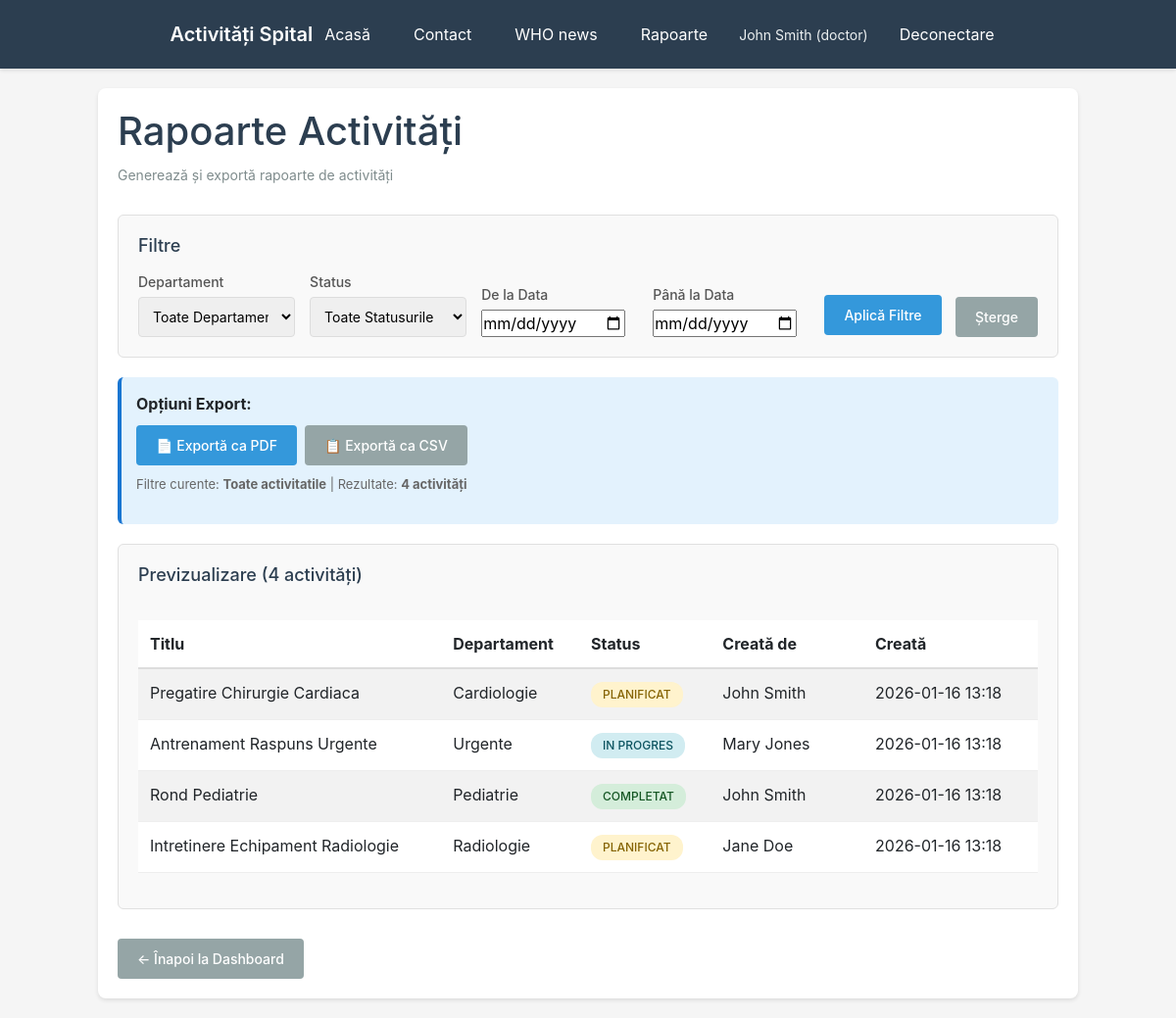
The page /reports/activities.php (signed in) on the database its author committed.
### tables this page shows
CREATE TABLE IF NOT EXISTS users (
    id INT AUTO_INCREMENT PRIMARY KEY,
    username VARCHAR(50) NOT NULL UNIQUE,
    email VARCHAR(100) NOT NULL UNIQUE,
    password_hash VARCHAR(255) NOT NULL,
    role_id INT NOT NULL,
    department_id INT,
    first_name VARCHAR(50),
    last_name VARCHAR(50),
    is_active BOOLEAN DEFAULT TRUE,
    created_at TIMESTAMP DEFAULT CURRENT_TIMESTAMP,
    updated_at TIMESTAMP DEFAULT CURRENT_TIMESTAMP ON UPDATE CURRENT_TIMESTAMP,
    FOREIGN KEY (role_id) REFERENCES roles(id) ON DELETE RESTRICT,
    FOREIGN KEY (department_id) REFERENCES departments(id) ON DELETE SET NULL,
    INDEX idx_username (username),
    INDEX idx_email (email)
);

CREATE TABLE IF NOT EXISTS activities (
    id INT AUTO_INCREMENT PRIMARY KEY,
    title VARCHAR(200) NOT NULL,
    description TEXT NOT NULL,
    department_id INT NOT NULL,
    created_by INT NOT NULL,
    status ENUM('planned', 'in_progress', 'completed', 'cancelled') DEFAULT 'planned',
    scheduled_date DATETIME,
    created_at TIMESTAMP DEFAULT CURRENT_TIMESTAMP,
    updated_at TIMESTAMP DEFAULT CURRENT_TIMESTAMP ON UPDATE CURRENT_TIMESTAMP,
    FOREIGN KEY (department_id) REFERENCES departments(id) ON DELETE RESTRICT,
    FOREIGN KEY (created_by) REFERENCES users(id) ON DELETE RESTRICT,
    INDEX idx_department (department_id),
    INDEX idx_status (status),
    INDEX idx_scheduled_date (scheduled_date)
);

CREATE TABLE IF NOT EXISTS departments (
    id INT AUTO_INCREMENT PRIMARY KEY,
    name VARCHAR(100) NOT NULL UNIQUE,
    description TEXT,
    created_at TIMESTAMP DEFAULT CURRENT_TIMESTAMP
);

### app/src/helpers.php (called while the page is built, shortened)
<?php
function dbSelectAll($pdo, $sql, $params = []) {
    try {
        $stmt = $pdo->prepare($sql);
        $stmt->execute($params);
        return $stmt->fetchAll();
    } catch (PDOException $e) {
        error_log("Eroare selectare baza de date: " . $e->getMessage());
        return [];
    }
}
function h($string) {
    return htmlspecialchars($string, ENT_QUOTES, 'UTF-8');
}
function formatDateTime($datetime, $format = 'Y-m-d H:i') {
    $dt = new DateTime($datetime);
    return $dt->format($format);
}
function translateStatus($status) {
    $translations = [
        'planned' => 'Planificat',
        'in_progress' => 'In Progres',
        'completed' => 'Completat',
        'cancelled' => 'Anulat'
    ];
    return $translations[$status] ?? ucfirst(str_replace('_', ' ', $status));
}

### app/src/reports_helper.php (called while the page is built, shortened)
<?php
function getFilteredActivities($pdo, $filters) {
    require_once __DIR__ . '/helpers.php';
    $department_id = isset($filters['department_id']) ? (int)$filters['department_id'] : 0;
    $status = isset($filters['status']) ? trim($filters['status']) : '';
    $date_from = isset($filters['date_from']) ? trim($filters['date_from']) : '';
    $date_to = isset($filters['date_to']) ? trim($filters['date_to']) : '';
    $created_by = isset($filters['created_by']) ? (int)$filters['created_by'] : 0;
    $where = [];
    $params = [];
    $whereClause = !empty($where) ? "WHERE " . implode(" AND ", $where) : "";
    $activities = dbSelectAll($pdo, "
        SELECT
            a.id,
            a.title,
            a.description,
            a.status,
            a.scheduled_date,
            a.created_at,
            a.updated_at,
            d.name AS department_name,
            u.username AS created_by_username,
            u.first_name,
            u.last_name,
            u.id AS created_by_id
        FROM activities a
        LEFT JOIN departments d ON a.department_id = d.id
        LEFT JOIN users u ON a.created_by = u.id
        $whereClause
        ORDER BY a.created_at DESC
    ", $params);
    return $activities;
}
function getFilterDescription($filters, $pdo) {
    require_once __DIR__ . '/helpers.php';
    $parts = [];
    return !empty($parts) ? implode(', ', $parts) : 'Toate activitatile';
}

### app/src/auth.php (called while the page is built, shortened)
<?php
function isLoggedIn() {
    return isset($_SESSION['user_id']);
}
function getCurrentUser() {
    return $_SESSION['user'] ?? null;
}

### reports/activities.php (the view, shortened to what this page needs)
<?php
require_once __DIR__ . '/../app/src/db.php';
require_once __DIR__ . '/../app/src/helpers.php';
require_once __DIR__ . '/../app/src/auth.php';
require_once __DIR__ . '/../app/src/reports_helper.php';
$pdo = getDbConnection();
$filters = [
    'department_id' => isset($_GET['department_id']) ? (int)$_GET['department_id'] : 0,
    'status' => isset($_GET['status']) ? trim($_GET['status']) : '',
    'date_from' => isset($_GET['date_from']) ? trim($_GET['date_from']) : '',
    'date_to' => isset($_GET['date_to']) ? trim($_GET['date_to']) : '',
    'created_by' => isset($_GET['created_by']) ? (int)$_GET['created_by'] : 0
];
$activities = getFilteredActivities($pdo, $filters);
$filterDescription = getFilterDescription($filters, $pdo);
$exportParams = http_build_query(array_filter($filters));
$pdfUrl = 'activities_pdf.php?' . $exportParams;
?>
<h1>Rapoarte Activități</h1>
<p class="subtitle">Generează și exportă rapoarte de activități</p>
<div class="form-section" style="margin-bottom: 20px;">
    <h2 style="margin-bottom: 15px;">Filtre</h2>
    <form method="GET" style="display: flex; gap: 15px; flex-wrap: wrap; align-items: end;">
        <div style="flex: 1; min-width: 150px;">
            <label for="department_id">Departament</label>
            <select id="department_id" name="department_id">
                <option value="">Toate Departamentele</option>
            </select>
        </div>
        <div style="flex: 1; min-width: 150px;">
            <label for="status">Status</label>
            <select id="status" name="status">
                <option value="">Toate Statusurile</option>
            </select>
        </div>
        <div style="flex: 1; min-width: 150px;">
            <label for="date_from">De la Data</label>
            <input type="date" id="date_from" name="date_from" value="<?php echo h($filters['date_from']); ?>">
        </div>
        <div style="flex: 1; min-width: 150px;">
            <label for="date_to">Până la Data</label>
            <input type="date" id="date_to" name="date_to" value="<?php echo h($filters['date_to']); ?>">
        </div>
        <div>
            <button type="submit">Aplică Filtre</button>
            <a href="activities.php" class="btn btn-secondary" style="margin-left: 10px;">Șterge</a>
        </div>
    </form>
</div>
<div style="margin-bottom: 20px; padding: 15px; background: #e3f2fd; border-radius: 6px; border-left: 4px solid #1976d2;">
    <strong>Opțiuni Export:</strong>
    <div style="margin-top: 10px; display: flex; gap: 10px; flex-wrap: wrap;">
        <div class="d-flex flex-wrap gap-2">
            <a href="<?php echo h($pdfUrl); ?>" class="btn btn-primary" target="_blank">📄 Exportă ca PDF</a>
            <a href="activities_csv.php?<?php echo h($exportParams); ?>" class="btn btn-secondary" target="_blank">📋 Exportă ca CSV</a>
        </div>
    </div>
    <p style="margin-top: 10px; font-size: 13px; color: #666;">
        Filtre curente: <strong><?php echo h($filterDescription); ?></strong> |
        Rezultate: <strong><?php echo count($activities); ?> activități</strong>
    </p>
</div>
<div class="form-section">
    <h2>Previzualizare (<?php echo count($activities); ?> activități)</h2>
    <?php if (empty($activities)): ?>
        <div class="empty-state">Nicio activitate găsită care să corespundă filtrelor selectate.</div>
    <?php else: ?>
        <div class="table-responsive">
        <table class="table table-striped table-hover" style="margin-top: 20px;">
            <thead>
                <tr style="background: #f5f5f5; border-bottom: 2px solid #ddd;">
                    <th style="padding: 12px; text-align: left;">Titlu</th>
                    <th style="padding: 12px; text-align: left;">Departament</th>
                    <th style="padding: 12px; text-align: left; min-width: 120px;">Status</th>
                    <th style="padding: 12px; text-align: left; min-width: 140px;">Creată de</th>
                    <th style="padding: 12px; text-align: left; min-width: 160px;">Creată</th>
                </tr>
            </thead>
            <tbody>
                <?php foreach (array_slice($activities, 0, 10) as $activity): ?>
                    <tr style="border-bottom: 1px solid #eee;">
                        <td style="padding: 12px;"><?php echo h($activity['title']); ?></td>
                        <td style="padding: 12px;"><?php echo h($activity['department_name'] ?? 'N/A'); ?></td>
                        <td style="padding: 12px;" class="text-nowrap">
                            <span class="activity-status status-<?php echo h($activity['status']); ?>">
                                <?php echo h(translateStatus($activity['status'])); ?>
                            </span>
                        </td>
                        <td style="padding: 12px;" class="text-nowrap">
                            <?php
                            $creator = trim(($activity['first_name'] ?? '') . ' ' . ($activity['last_name'] ?? ''));
                            echo h($creator ?: $activity['created_by_username'] ?? 'Necunoscut');
                            ?>
                        </td>
                        <td style="padding: 12px;" class="text-nowrap"><?php echo formatDateTime($activity['created_at']); ?></td>
                    </tr>
                <?php endforeach; ?>
            </tbody>
        </table>
        </div>
    <?php endif; ?>
</div>
<div style="margin-top: 20px;">
    <a href="../index.php" class="btn btn-secondary">← Înapoi la Dashboard</a>
</div>
<?php
$content = ob_get_clean();
include __DIR__ . '/../app/views/layout.php';
?>

### app/views/layout.php (shortened to what this page needs)
<?php
require_once __DIR__ . '/../src/analytics.php';
require_once __DIR__ . '/../src/auth.php';
$isLoggedIn = isLoggedIn();
$currentUser = getCurrentUser();
$currentFile = $_SERVER['PHP_SELF'] ?? '';
$relativePath = '';
if (strpos($currentFile, '/activities/') !== false || strpos($currentFile, '/reports/') !== false || strpos($currentFile, '/admin/') !== false) {
    $relativePath = '../';
}
?>
<!DOCTYPE html>
<html lang="ro">
<head>
    <link href="https://cdn.jsdelivr.net/npm/bootstrap@5.3.0/dist/css/bootstrap.min.css" rel="stylesheet">
</head>
<body>
    <nav class="navbar">
        <div class="nav-container">
            <a href="<?php echo $relativePath; ?>index.php" class="nav-brand">Activități Spital</a>
            <div class="nav-links">
                <a href="<?php echo $relativePath; ?>index.php">Acasă</a>
                <a href="<?php echo $relativePath; ?>contact.php">Contact</a>
                <?php if ($isLoggedIn): ?>
                    <a href="<?php echo $relativePath; ?>external.php">WHO news</a>
                    <a href="<?php echo $relativePath; ?>reports/activities.php">Rapoarte</a>
                    <span class="user-info">
                        <?php echo h($currentUser['first_name'] ?? ''); ?> <?php echo h($currentUser['last_name'] ?? ''); ?>
                        (<?php echo h($currentUser['role_name'] ?? 'Utilizator'); ?>)
                    </span>
                    <a href="<?php echo $relativePath; ?>logout.php">Deconectare</a>
                <?php else: ?>
                    <a href="<?php echo $relativePath; ?>login.php">Autentificare</a>
                    <a href="<?php echo $relativePath; ?>register.php">Înregistrare</a>
                <?php endif; ?>
            </div>
        </div>
    </nav>
    <div class="container">
        <?php echo $content ?? ''; ?>
    </div>
</body>
</html>

### app/views/layout.php (style rules this page uses)
* { margin: 0; padding: 0; box-sizing: border-box; }
body { font-family: -apple-system, BlinkMacSystemFont, 'Segoe UI', Roboto, Oxygen, Ubuntu, Cantarell, sans-serif; background: #f5f5f5; padding: 0; }
.navbar { background: #2c3e50; color: white; padding: 15px 0; box-shadow: 0 2px 4px rgba(0,0,0,0.1); }
.nav-container { max-width: 1000px; margin: 0 auto; padding: 0 20px; display: flex; justify-content: space-between; align-items: center; flex-wrap: wrap; }
.nav-brand { font-size: 20px; font-weight: 600; color: white; text-decoration: none; }
.nav-links { display: flex; gap: 20px; align-items: center; }
.nav-links a { color: white; text-decoration: none; padding: 8px 12px; border-radius: 4px; transition: background 0.2s; }
.user-info { color: #ecf0f1; font-size: 14px; }
.container { max-width: 1000px; margin: 20px auto; background: white; border-radius: 8px; box-shadow: 0 2px 4px rgba(0,0,0,0.1); padding: 20px; }
h1 { color: #2c3e50; margin-bottom: 10px; }
.subtitle { color: #7f8c8d; margin-bottom: 30px; font-size: 14px; }
.form-section { background: #f9f9f9; padding: 20px; border-radius: 6px; margin-bottom: 30px; border: 1px solid #e0e0e0; }
.form-section h2 { color: #2c3e50; margin-bottom: 15px; font-size: 18px; }
label { display: block; margin-bottom: 5px; color: #555; font-weight: 500; font-size: 14px; }
input[type="text"], input[type="email"], input[type="password"], textarea, select { width: 100%; padding: 10px; border: 1px solid #ddd; border-radius: 4px; font-size: 14px; font-family: inherit; }
select { cursor: pointer; }
button, .btn { background: #3498db; color: white; border: none; padding: 10px 20px; border-radius: 4px; cursor: pointer; font-size: 14px; font-weight: 500; transition: background 0.2s; text-decoration: none; display: inline-block; }
.btn-secondary { background: #95a5a6; }

### reports/activities.php (style rules this page uses)
.activity-status { display: inline-block; padding: 4px 12px; border-radius: 12px; font-size: 12px; font-weight: 500; text-transform: uppercase; }
.status-planned { background: #fff3cd; color: #856404; }
.status-in_progress { background: #d1ecf1; color: #0c5460; }
.status-completed { background: #d4edda; color: #155724; }

### rows shown on the page
users: first_name "John", last_name "Smith"
activities: title "Pregatire Chirurgie Cardiaca", department.name "Cardiologie", created_by.last_name "John Smith", created_at "2026-01-16 13:18"
activities: title "Antrenament Raspuns Urgente", department.name "Urgente", created_by.last_name "Mary Jones", created_at "2026-01-16 13:18"
activities: title "Rond Pediatrie", department.name "Pediatrie", created_by.last_name "John Smith", created_at "2026-01-16 13:18"
activities: title "Intretinere Echipament Radiologie", department.name "Radiologie", created_by.last_name "Jane Doe", created_at "2026-01-16 13:18"

### other values the page prints
$currentUser['role_name'] "doctor"
$filterDescription "Toate activitatile"
count($activities) "4"
